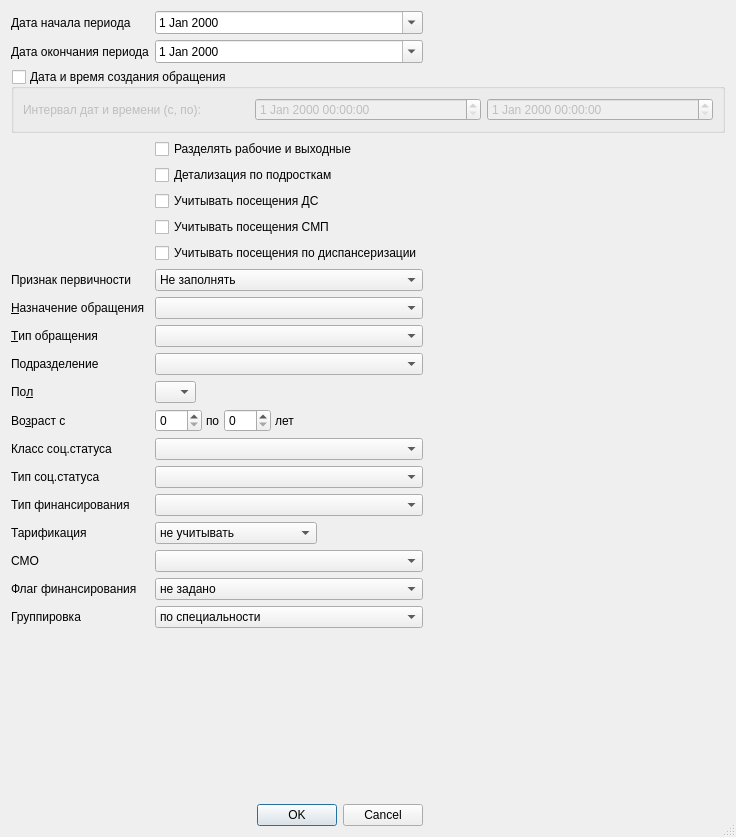
<?xml version="1.0" encoding="UTF-8"?>
<ui version="4.0">
 <class>ReportF30SetupDialog</class>
 <widget class="QDialog" name="ReportF30SetupDialog">
  <property name="windowModality">
   <enum>Qt::ApplicationModal</enum>
  </property>
  <property name="geometry">
   <rect>
    <x>0</x>
    <y>0</y>
    <width>736</width>
    <height>837</height>
   </rect>
  </property>
  <property name="windowTitle">
   <string>параметры отчёта</string>
  </property>
  <property name="sizeGripEnabled">
   <bool>true</bool>
  </property>
  <layout class="QGridLayout" name="gridLayout">
   <item row="14" column="0" colspan="2">
    <widget class="QLabel" name="lblSocStatusClass">
     <property name="text">
      <string>Класс соц.статуса</string>
     </property>
     <property name="buddy">
      <cstring>cmbSocStatusClass</cstring>
     </property>
    </widget>
   </item>
   <item row="0" column="4">
    <spacer>
     <property name="orientation">
      <enum>Qt::Horizontal</enum>
     </property>
     <property name="sizeHint" stdset="0">
      <size>
       <width>61</width>
       <height>20</height>
      </size>
     </property>
    </spacer>
   </item>
   <item row="4" column="2" colspan="2">
    <widget class="QCheckBox" name="chkDetailChildren">
     <property name="text">
      <string>Детализация по подросткам</string>
     </property>
    </widget>
   </item>
   <item row="12" column="0" colspan="2">
    <widget class="QLabel" name="lblSex">
     <property name="text">
      <string>По&amp;л</string>
     </property>
     <property name="buddy">
      <cstring>cmbSex</cstring>
     </property>
    </widget>
   </item>
   <item row="3" column="2" colspan="2">
    <widget class="QCheckBox" name="chkDivideWeekdays">
     <property name="text">
      <string>Разделять рабочие и выходные</string>
     </property>
    </widget>
   </item>
   <item row="1" column="0" colspan="2">
    <widget class="QLabel" name="lblEndDate">
     <property name="text">
      <string>Дата окончания периода</string>
     </property>
     <property name="buddy">
      <cstring>edtEndDate</cstring>
     </property>
    </widget>
   </item>
   <item row="12" column="2" colspan="2">
    <widget class="QComboBox" name="cmbSex">
     <property name="sizePolicy">
      <sizepolicy hsizetype="Maximum" vsizetype="Fixed">
       <horstretch>0</horstretch>
       <verstretch>0</verstretch>
      </sizepolicy>
     </property>
     <item>
      <property name="text">
       <string/>
      </property>
     </item>
     <item>
      <property name="text">
       <string>М</string>
      </property>
     </item>
     <item>
      <property name="text">
       <string>Ж</string>
      </property>
     </item>
    </widget>
   </item>
   <item row="11" column="2" colspan="2">
    <widget class="COrgStructureComboBox" name="cmbOrgStructure"/>
   </item>
   <item row="1" column="4">
    <spacer>
     <property name="orientation">
      <enum>Qt::Horizontal</enum>
     </property>
     <property name="sizeHint" stdset="0">
      <size>
       <width>61</width>
       <height>20</height>
      </size>
     </property>
    </spacer>
   </item>
   <item row="8" column="2" colspan="2">
    <widget class="QComboBox" name="cmbPrimary">
     <item>
      <property name="text">
       <string>Не заполнять</string>
      </property>
     </item>
     <item>
      <property name="text">
       <string>Первичный</string>
      </property>
     </item>
     <item>
      <property name="text">
       <string>Повторный</string>
      </property>
     </item>
     <item>
      <property name="text">
       <string>Активное посещение</string>
      </property>
     </item>
     <item>
      <property name="text">
       <string>Перевозка</string>
      </property>
     </item>
     <item>
      <property name="text">
       <string>Амбулаторно</string>
      </property>
     </item>
    </widget>
   </item>
   <item row="15" column="0" colspan="2">
    <widget class="QLabel" name="lblSocStatusType">
     <property name="text">
      <string>Тип соц.статуса</string>
     </property>
     <property name="buddy">
      <cstring>cmbSocStatusType</cstring>
     </property>
    </widget>
   </item>
   <item row="21" column="2" colspan="2">
    <widget class="QComboBox" name="cmbVisitPayStatus">
     <item>
      <property name="text">
       <string>не задано</string>
      </property>
     </item>
     <item>
      <property name="text">
       <string>не выставлено</string>
      </property>
     </item>
     <item>
      <property name="text">
       <string>выставлено</string>
      </property>
     </item>
     <item>
      <property name="text">
       <string>отказано</string>
      </property>
     </item>
     <item>
      <property name="text">
       <string>оплачено</string>
      </property>
     </item>
    </widget>
   </item>
   <item row="16" column="2" colspan="2">
    <widget class="CRBComboBox" name="cmbTypeFinance"/>
   </item>
   <item row="20" column="2" colspan="2">
    <widget class="CInsurerComboBox" name="cmbInsurer"/>
   </item>
   <item row="0" column="2" colspan="2">
    <widget class="QDateEdit" name="edtBegDate">
     <property name="calendarPopup">
      <bool>true</bool>
     </property>
    </widget>
   </item>
   <item row="13" column="0" colspan="2">
    <widget class="QLabel" name="lblAge">
     <property name="text">
      <string>Во&amp;зраст с</string>
     </property>
     <property name="buddy">
      <cstring>edtAgeFrom</cstring>
     </property>
    </widget>
   </item>
   <item row="9" column="2" colspan="2">
    <widget class="CRBComboBox" name="cmbEventPurpose"/>
   </item>
   <item row="9" column="0" colspan="2">
    <widget class="QLabel" name="lblEventPurpose">
     <property name="text">
      <string>&amp;Назначение обращения</string>
     </property>
     <property name="buddy">
      <cstring>cmbEventPurpose</cstring>
     </property>
    </widget>
   </item>
   <item row="13" column="2" colspan="2">
    <widget class="QFrame" name="frmAge">
     <property name="frameShape">
      <enum>QFrame::NoFrame</enum>
     </property>
     <property name="frameShadow">
      <enum>QFrame::Raised</enum>
     </property>
     <layout class="QHBoxLayout" name="_2">
      <property name="spacing">
       <number>4</number>
      </property>
      <property name="margin">
       <number>0</number>
      </property>
      <item>
       <widget class="QSpinBox" name="edtAgeFrom">
        <property name="sizePolicy">
         <sizepolicy hsizetype="Preferred" vsizetype="Fixed">
          <horstretch>0</horstretch>
          <verstretch>0</verstretch>
         </sizepolicy>
        </property>
        <property name="maximum">
         <number>150</number>
        </property>
       </widget>
      </item>
      <item>
       <widget class="QLabel" name="lblAgeTo">
        <property name="text">
         <string>по</string>
        </property>
        <property name="buddy">
         <cstring>edtAgeTo</cstring>
        </property>
       </widget>
      </item>
      <item>
       <widget class="QSpinBox" name="edtAgeTo">
        <property name="sizePolicy">
         <sizepolicy hsizetype="Preferred" vsizetype="Fixed">
          <horstretch>0</horstretch>
          <verstretch>0</verstretch>
         </sizepolicy>
        </property>
        <property name="maximum">
         <number>150</number>
        </property>
       </widget>
      </item>
      <item>
       <widget class="QLabel" name="lblAgeYears">
        <property name="text">
         <string>лет</string>
        </property>
        <property name="buddy">
         <cstring>edtAgeTo</cstring>
        </property>
       </widget>
      </item>
      <item>
       <spacer>
        <property name="orientation">
         <enum>Qt::Horizontal</enum>
        </property>
        <property name="sizeHint" stdset="0">
         <size>
          <width>21</width>
          <height>20</height>
         </size>
        </property>
       </spacer>
      </item>
     </layout>
    </widget>
   </item>
   <item row="2" column="0" colspan="5">
    <widget class="QGroupBox" name="gbEventDatetimeParams">
     <property name="title">
      <string>Дата и время создания обращения</string>
     </property>
     <property name="checkable">
      <bool>true</bool>
     </property>
     <property name="checked">
      <bool>false</bool>
     </property>
     <layout class="QGridLayout" name="gridLayout_2">
      <item row="0" column="0">
       <widget class="QLabel" name="label_3">
        <property name="text">
         <string>Интервал дат и времени (с, по):</string>
        </property>
       </widget>
      </item>
      <item row="0" column="1">
       <widget class="QDateTimeEdit" name="edtEventBegDatetime"/>
      </item>
      <item row="0" column="2">
       <widget class="QDateTimeEdit" name="edtEventEndDatetime"/>
      </item>
     </layout>
    </widget>
   </item>
   <item row="17" column="0">
    <widget class="QLabel" name="lblTariff">
     <property name="text">
      <string>Тарификация</string>
     </property>
    </widget>
   </item>
   <item row="1" column="2" colspan="2">
    <widget class="QDateEdit" name="edtEndDate">
     <property name="calendarPopup">
      <bool>true</bool>
     </property>
    </widget>
   </item>
   <item row="20" column="0">
    <widget class="QLabel" name="lblInsurer">
     <property name="text">
      <string>СМО</string>
     </property>
    </widget>
   </item>
   <item row="7" column="2" colspan="2">
    <widget class="QCheckBox" name="chkVisitDisp">
     <property name="text">
      <string>Учитывать посещения по диспансеризации</string>
     </property>
    </widget>
   </item>
   <item row="24" column="0" colspan="4">
    <widget class="QDialogButtonBox" name="buttonBox">
     <property name="orientation">
      <enum>Qt::Horizontal</enum>
     </property>
     <property name="standardButtons">
      <set>QDialogButtonBox::Cancel|QDialogButtonBox::Ok</set>
     </property>
    </widget>
   </item>
   <item row="14" column="2" colspan="2">
    <widget class="CSocStatusComboBox" name="cmbSocStatusClass"/>
   </item>
   <item row="0" column="0" colspan="2">
    <widget class="QLabel" name="lblBegDate">
     <property name="text">
      <string>Дата начала периода</string>
     </property>
     <property name="buddy">
      <cstring>edtBegDate</cstring>
     </property>
    </widget>
   </item>
   <item row="23" column="0" colspan="2">
    <spacer>
     <property name="orientation">
      <enum>Qt::Vertical</enum>
     </property>
     <property name="sizeHint" stdset="0">
      <size>
       <width>20</width>
       <height>40</height>
      </size>
     </property>
    </spacer>
   </item>
   <item row="6" column="2" colspan="2">
    <widget class="QCheckBox" name="chkVisitEmergency">
     <property name="text">
      <string>Учитывать посещения СМП</string>
     </property>
    </widget>
   </item>
   <item row="11" column="0" colspan="2">
    <widget class="QLabel" name="lblOrgStructure">
     <property name="text">
      <string>Подразделение</string>
     </property>
     <property name="buddy">
      <cstring>cmbOrgStructure</cstring>
     </property>
    </widget>
   </item>
   <item row="10" column="0" colspan="2">
    <widget class="QLabel" name="lblEventType">
     <property name="text">
      <string>&amp;Тип обращения</string>
     </property>
     <property name="buddy">
      <cstring>cmbEventType</cstring>
     </property>
    </widget>
   </item>
   <item row="16" column="0" colspan="2">
    <widget class="QLabel" name="lblTypeFinance">
     <property name="text">
      <string>Тип финансирования</string>
     </property>
    </widget>
   </item>
   <item row="15" column="2" colspan="2">
    <widget class="CRBComboBox" name="cmbSocStatusType"/>
   </item>
   <item row="17" column="2">
    <widget class="QComboBox" name="cmbTariff">
     <item>
      <property name="text">
       <string>не учитывать</string>
      </property>
     </item>
     <item>
      <property name="text">
       <string>тарифицированные</string>
      </property>
     </item>
     <item>
      <property name="text">
       <string>не тарифицированные</string>
      </property>
     </item>
    </widget>
   </item>
   <item row="10" column="2" colspan="2">
    <widget class="CRBComboBox" name="cmbEventType"/>
   </item>
   <item row="22" column="2" colspan="2">
    <widget class="QComboBox" name="cmbGrouping">
     <item>
      <property name="text">
       <string>по специальности</string>
      </property>
     </item>
     <item>
      <property name="text">
       <string>по должности</string>
      </property>
     </item>
     <item>
      <property name="text">
       <string>по отделению</string>
      </property>
     </item>
    </widget>
   </item>
   <item row="5" column="2" colspan="2">
    <widget class="QCheckBox" name="chkVisitHospital">
     <property name="text">
      <string>Учитывать посещения ДС</string>
     </property>
    </widget>
   </item>
   <item row="22" column="0" colspan="2">
    <widget class="QLabel" name="lblGrouping">
     <property name="text">
      <string>Группировка</string>
     </property>
    </widget>
   </item>
   <item row="8" column="0" colspan="2">
    <widget class="QLabel" name="label">
     <property name="text">
      <string>Признак первичности</string>
     </property>
    </widget>
   </item>
   <item row="21" column="0" colspan="2">
    <widget class="QLabel" name="lblVisitPayStatus">
     <property name="text">
      <string>Флаг финансирования</string>
     </property>
    </widget>
   </item>
  </layout>
 </widget>
 <customwidgets>
  <customwidget>
   <class>CRBComboBox</class>
   <extends>QComboBox</extends>
   <header>library/crbcombobox.h</header>
  </customwidget>
  <customwidget>
   <class>COrgStructureComboBox</class>
   <extends>QComboBox</extends>
   <header>Orgs/OrgStructComboBoxes.h</header>
  </customwidget>
  <customwidget>
   <class>CInsurerComboBox</class>
   <extends>QComboBox</extends>
   <header>Orgs/OrgComboBox.h</header>
  </customwidget>
  <customwidget>
   <class>CSocStatusComboBox</class>
   <extends>QComboBox</extends>
   <header>Registry/SocStatusComboBox.h</header>
  </customwidget>
 </customwidgets>
 <tabstops>
  <tabstop>edtBegDate</tabstop>
  <tabstop>edtEndDate</tabstop>
  <tabstop>gbEventDatetimeParams</tabstop>
  <tabstop>chkDivideWeekdays</tabstop>
  <tabstop>chkDetailChildren</tabstop>
  <tabstop>chkVisitHospital</tabstop>
  <tabstop>chkVisitEmergency</tabstop>
  <tabstop>cmbPrimary</tabstop>
  <tabstop>cmbEventPurpose</tabstop>
  <tabstop>cmbEventType</tabstop>
  <tabstop>cmbOrgStructure</tabstop>
  <tabstop>cmbSex</tabstop>
  <tabstop>edtAgeFrom</tabstop>
  <tabstop>edtAgeTo</tabstop>
  <tabstop>cmbSocStatusClass</tabstop>
  <tabstop>cmbSocStatusType</tabstop>
  <tabstop>cmbTypeFinance</tabstop>
  <tabstop>cmbTariff</tabstop>
  <tabstop>cmbInsurer</tabstop>
  <tabstop>cmbVisitPayStatus</tabstop>
  <tabstop>cmbGrouping</tabstop>
  <tabstop>buttonBox</tabstop>
 </tabstops>
 <resources/>
 <connections>
  <connection>
   <sender>buttonBox</sender>
   <signal>accepted()</signal>
   <receiver>ReportF30SetupDialog</receiver>
   <slot>accept()</slot>
   <hints>
    <hint type="sourcelabel">
     <x>130</x>
     <y>827</y>
    </hint>
    <hint type="destinationlabel">
     <x>102</x>
     <y>90</y>
    </hint>
   </hints>
  </connection>
  <connection>
   <sender>buttonBox</sender>
   <signal>rejected()</signal>
   <receiver>ReportF30SetupDialog</receiver>
   <slot>reject()</slot>
   <hints>
    <hint type="sourcelabel">
     <x>243</x>
     <y>827</y>
    </hint>
    <hint type="destinationlabel">
     <x>236</x>
     <y>76</y>
    </hint>
   </hints>
  </connection>
 </connections>
</ui>
